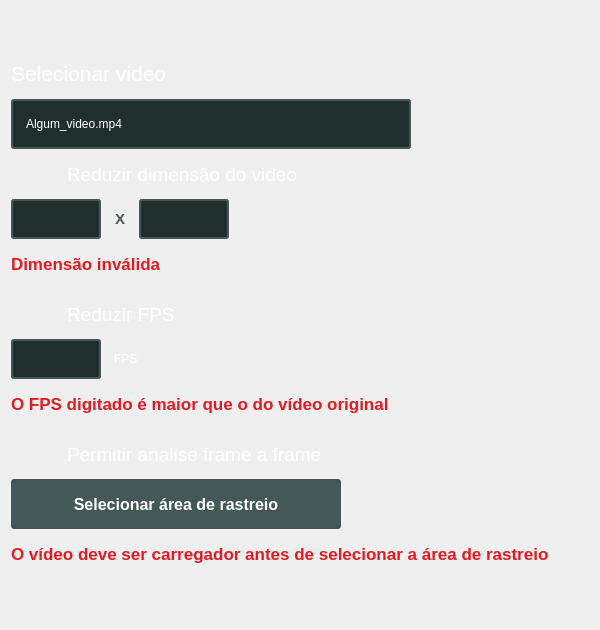
        <widget class="QFrame" name="frame_1">
         <property name="enabled">
          <bool>true</bool>
         </property>
         <property name="minimumSize">
          <size>
           <width>600</width>
           <height>580</height>
          </size>
         </property>
         <property name="styleSheet">
          <string notr="true">border: none</string>
         </property>
         <property name="frameShape">
          <enum>QFrame::StyledPanel</enum>
         </property>
         <property name="frameShadow">
          <enum>QFrame::Raised</enum>
         </property>
         <layout class="QVBoxLayout" name="verticalLayout_3">
          <property name="topMargin">
           <number>9</number>
          </property>
          <item>
           <layout class="QVBoxLayout" name="verticalLayout_4" stretch="0,0,0,0,0,0,0,0,0,0,0,0,0">
            <property name="spacing">
             <number>0</number>
            </property>
            <property name="sizeConstraint">
             <enum>QLayout::SetDefaultConstraint</enum>
            </property>
            <property name="topMargin">
             <number>0</number>
            </property>
            <item>
             <spacer name="verticalSpacer_7">
              <property name="orientation">
               <enum>Qt::Vertical</enum>
              </property>
              <property name="sizeHint" stdset="0">
               <size>
                <width>20</width>
                <height>40</height>
               </size>
              </property>
             </spacer>
            </item>
            <item>
             <widget class="QLabel" name="label_selecionar_video">
              <property name="minimumSize">
               <size>
                <width>0</width>
                <height>50</height>
               </size>
              </property>
              <property name="maximumSize">
               <size>
                <width>16777215</width>
                <height>50</height>
               </size>
              </property>
              <property name="font">
               <font>
                <pointsize>16</pointsize>
                <weight>50</weight>
                <bold>false</bold>
               </font>
              </property>
              <property name="mouseTracking">
               <bool>false</bool>
              </property>
              <property name="contextMenuPolicy">
               <enum>Qt::DefaultContextMenu</enum>
              </property>
              <property name="whatsThis">
               <string/>
              </property>
              <property name="styleSheet">
               <string notr="true">color: rgb(255, 255, 255);
padding-left: 0px;</string>
              </property>
              <property name="text">
               <string>Selecionar video</string>
              </property>
              <property name="textInteractionFlags">
               <set>Qt::LinksAccessibleByMouse|Qt::TextSelectableByMouse</set>
              </property>
              <property name="buddy">
               <cstring></cstring>
              </property>
             </widget>
            </item>
            <item>
             <layout class="QHBoxLayout" name="horizontalLayout_4" stretch="0,0">
              <property name="spacing">
               <number>0</number>
              </property>
              <property name="sizeConstraint">
               <enum>QLayout::SetDefaultConstraint</enum>
              </property>
              <property name="leftMargin">
               <number>0</number>
              </property>
              <property name="topMargin">
               <number>0</number>
              </property>
              <property name="rightMargin">
               <number>0</number>
              </property>
              <property name="bottomMargin">
               <number>0</number>
              </property>
              <item alignment="Qt::AlignLeft">
               <widget class="QLabel" name="label_nome_arquivo">
                <property name="sizePolicy">
                 <sizepolicy hsizetype="Fixed" vsizetype="Preferred">
                  <horstretch>0</horstretch>
                  <verstretch>0</verstretch>
                 </sizepolicy>
                </property>
                <property name="minimumSize">
                 <size>
                  <width>400</width>
                  <height>50</height>
                 </size>
                </property>
                <property name="maximumSize">
                 <size>
                  <width>400</width>
                  <height>50</height>
                 </size>
                </property>
                <property name="styleSheet">
                 <string notr="true">background: #212E2E;
border: 2px solid #445858;
border-radius: 3px;
color: rgb(255, 255, 255);
padding-left: 10px;</string>
                </property>
                <property name="text">
                 <string>Algum_video.mp4</string>
                </property>
               </widget>
              </item>
              <item alignment="Qt::AlignLeft">
               <widget class="QPushButton" name="pushButton_carregar_video">
                <property name="sizePolicy">
                 <sizepolicy hsizetype="Fixed" vsizetype="Fixed">
                  <horstretch>0</horstretch>
                  <verstretch>0</verstretch>
                 </sizepolicy>
                </property>
                <property name="minimumSize">
                 <size>
                  <width>50</width>
                  <height>50</height>
                 </size>
                </property>
                <property name="maximumSize">
                 <size>
                  <width>50</width>
                  <height>50</height>
                 </size>
                </property>
                <property name="mouseTracking">
                 <bool>true</bool>
                </property>
                <property name="toolTip">
                 <string>&lt;html&gt;&lt;head/&gt;&lt;body&gt;&lt;p&gt;&lt;span style=&quot; color:#ffffff;&quot;&gt;Carregar video&lt;/span&gt;&lt;/p&gt;&lt;/body&gt;&lt;/html&gt;</string>
                </property>
                <property name="toolTipDuration">
                 <number>-1</number>
                </property>
                <property name="statusTip">
                 <string/>
                </property>
                <property name="whatsThis">
                 <string/>
                </property>
                <property name="accessibleName">
                 <string/>
                </property>
                <property name="accessibleDescription">
                 <string/>
                </property>
                <property name="layoutDirection">
                 <enum>Qt::LeftToRight</enum>
                </property>
                <property name="styleSheet">
                 <string notr="true">
QPushButton {
	image: url(:/file_load/file.png);
	padding-left: 15px;
	
}

QPushButton:hover {
	image: url(:/file_load/file-hover.png)
}


QToolTip{
	padding: 2px;
}</string>
                </property>
                <property name="text">
                 <string/>
                </property>
                <property name="iconSize">
                 <size>
                  <width>30</width>
                  <height>30</height>
                 </size>
                </property>
                <property name="default">
                 <bool>false</bool>
                </property>
                <property name="flat">
                 <bool>true</bool>
                </property>
               </widget>
              </item>
             </layout>
            </item>
            <item>
             <widget class="QCheckBox" name="checkBox_reduzir_dimensao">
              <property name="sizePolicy">
               <sizepolicy hsizetype="Fixed" vsizetype="Fixed">
                <horstretch>0</horstretch>
                <verstretch>0</verstretch>
               </sizepolicy>
              </property>
              <property name="minimumSize">
               <size>
                <width>0</width>
                <height>50</height>
               </size>
              </property>
              <property name="maximumSize">
               <size>
                <width>16777215</width>
                <height>50</height>
               </size>
              </property>
              <property name="font">
               <font>
                <pointsize>14</pointsize>
               </font>
              </property>
              <property name="toolTip">
               <string>&lt;html&gt;&lt;head/&gt;&lt;body&gt;&lt;p&gt;&lt;span style=&quot; color:#ffffff;&quot;&gt;Reduz a resolução do vídeo, o que pode melhorar significativamente a velocidade de processamento. Isso é útil para vídeos grandes ou para computadores com recursos limitados.&lt;/span&gt;&lt;/p&gt;&lt;/body&gt;&lt;/html&gt;</string>
              </property>
              <property name="styleSheet">
               <string notr="true">QCheckBox{
	color: rgb(255, 255, 255);
	padding: 0px;
}

QCheckBox::indicator{
	width: 50px;
	height: 50px;
	border-radius: 10px;
}

QCheckBox::indicator:unchecked{
	image: url(:/checkbox/checbox_disable.png);
}

QCheckBox::indicator:checked{
	image: url(:/checkbox/checbox_enable.png);
}


QToolTip{
	padding: 2px;
}</string>
              </property>
              <property name="text">
               <string>Reduzir dimensão do video</string>
              </property>
             </widget>
            </item>
            <item>
             <layout class="QHBoxLayout" name="horizontalLayout_3">
              <property name="spacing">
               <number>0</number>
              </property>
              <property name="leftMargin">
               <number>0</number>
              </property>
              <property name="topMargin">
               <number>0</number>
              </property>
              <property name="rightMargin">
               <number>0</number>
              </property>
              <property name="bottomMargin">
               <number>0</number>
              </property>
              <item>
               <widget class="QLineEdit" name="lineEdit_dimensao_1">
                <property name="enabled">
                 <bool>true</bool>
                </property>
                <property name="minimumSize">
                 <size>
                  <width>10</width>
                  <height>40</height>
                 </size>
                </property>
                <property name="maximumSize">
                 <size>
                  <width>90</width>
                  <height>40</height>
                 </size>
                </property>
                <property name="styleSheet">
                 <string notr="true">QLineEdit{
	background: #212E2E;
	border: 2px solid #445858;
	border-radius: 3px;
	color: rgb(255, 255, 255);
	padding: 5px;
}

QLineEdit:focus{
	border: 2px solid rgb(171, 171, 171);
}</string>
                </property>
                <property name="inputMethodHints">
                 <set>Qt::ImhPreferNumbers</set>
                </property>
                <property name="inputMask">
                 <string/>
                </property>
                <property name="text">
                 <string/>
                </property>
               </widget>
              </item>
              <item>
               <widget class="QLabel" name="label_x">
                <property name="sizePolicy">
                 <sizepolicy hsizetype="Fixed" vsizetype="Fixed">
                  <horstretch>0</horstretch>
                  <verstretch>0</verstretch>
                 </sizepolicy>
                </property>
                <property name="maximumSize">
                 <size>
                  <width>40</width>
                  <height>40</height>
                 </size>
                </property>
                <property name="sizeIncrement">
                 <size>
                  <width>40</width>
                  <height>30</height>
                 </size>
                </property>
                <property name="font">
                 <font>
                  <pointsize>11</pointsize>
                  <weight>75</weight>
                  <bold>true</bold>
                 </font>
                </property>
                <property name="styleSheet">
                 <string notr="true">color: rgb(68, 88, 88);
margin: 10 10 10 10;
border: none;
padding: 0;</string>
                </property>
                <property name="text">
                 <string>X</string>
                </property>
               </widget>
              </item>
              <item>
               <widget class="QLineEdit" name="lineEdit_dimensao_2">
                <property name="enabled">
                 <bool>true</bool>
                </property>
                <property name="minimumSize">
                 <size>
                  <width>0</width>
                  <height>40</height>
                 </size>
                </property>
                <property name="maximumSize">
                 <size>
                  <width>90</width>
                  <height>40</height>
                 </size>
                </property>
                <property name="styleSheet">
                 <string notr="true">QLineEdit{
	background: #212E2E;
	border: 2px solid #445858;
	border-radius: 3px;
	color: rgb(255, 255, 255);
	padding: 5px;
}

QLineEdit:focus{
	border: 2px solid rgb(171, 171, 171);
}</string>
                </property>
               </widget>
              </item>
              <item>
               <spacer name="horizontalSpacer">
                <property name="orientation">
                 <enum>Qt::Horizontal</enum>
                </property>
                <property name="sizeHint" stdset="0">
                 <size>
                  <width>40</width>
                  <height>20</height>
                 </size>
                </property>
               </spacer>
              </item>
             </layout>
            </item>
            <item>
             <widget class="QLabel" name="label_erro_dimensao">
              <property name="sizePolicy">
               <sizepolicy hsizetype="Preferred" vsizetype="Fixed">
                <horstretch>0</horstretch>
                <verstretch>0</verstretch>
               </sizepolicy>
              </property>
              <property name="minimumSize">
               <size>
                <width>170</width>
                <height>50</height>
               </size>
              </property>
              <property name="maximumSize">
               <size>
                <width>550</width>
                <height>50</height>
               </size>
              </property>
              <property name="font">
               <font>
                <pointsize>13</pointsize>
                <weight>75</weight>
                <bold>true</bold>
               </font>
              </property>
              <property name="styleSheet">
               <string notr="true">color: rgb(224, 27, 36);
padding-left: 0px;</string>
              </property>
              <property name="text">
               <string>Dimensão inválida</string>
              </property>
             </widget>
            </item>
            <item>
             <widget class="QCheckBox" name="checkBox_reduzir_fps">
              <property name="sizePolicy">
               <sizepolicy hsizetype="Fixed" vsizetype="Fixed">
                <horstretch>0</horstretch>
                <verstretch>0</verstretch>
               </sizepolicy>
              </property>
              <property name="minimumSize">
               <size>
                <width>0</width>
                <height>50</height>
               </size>
              </property>
              <property name="maximumSize">
               <size>
                <width>16777215</width>
                <height>50</height>
               </size>
              </property>
              <property name="font">
               <font>
                <pointsize>14</pointsize>
               </font>
              </property>
              <property name="toolTip">
               <string>&lt;html&gt;&lt;head/&gt;&lt;body&gt;&lt;p align=&quot;justify&quot;&gt;&lt;span style=&quot; color:#ffffff;&quot;&gt;Reduzir a quantidade de frames por segundo do vídeo. &lt;/span&gt;&lt;/p&gt;&lt;p align=&quot;justify&quot;&gt;&lt;span style=&quot; color:#ffffff;&quot;&gt;A redução é ideal para melhorar o processamento e reduzir o custo computacional&lt;/span&gt;&lt;/p&gt;&lt;/body&gt;&lt;/html&gt;</string>
              </property>
              <property name="styleSheet">
               <string notr="true">QCheckBox{
	color: rgb(255, 255, 255);
	padding: 0px;
}

QCheckBox::indicator{
	width: 50px;
	height: 50px;
	border-radius: 10px;
}

QCheckBox::indicator:unchecked{
	image: url(:/checkbox/checbox_disable.png);
}

QCheckBox::indicator:checked{
	image: url(:/checkbox/checbox_enable.png);
}


QToolTip{
	padding: 2px;
}</string>
              </property>
              <property name="text">
               <string>Reduzir FPS</string>
              </property>
             </widget>
            </item>
            <item>
             <layout class="QHBoxLayout" name="horizontalLayout_5">
              <property name="spacing">
               <number>0</number>
              </property>
              <item>
               <widget class="QLineEdit" name="lineEdit_fps">
                <property name="minimumSize">
                 <size>
                  <width>90</width>
                  <height>40</height>
                 </size>
                </property>
                <property name="maximumSize">
                 <size>
                  <width>90</width>
                  <height>40</height>
                 </size>
                </property>
                <property name="styleSheet">
                 <string notr="true">QLineEdit{
	background: #212E2E;
	border: 2px solid #445858;
	border-radius: 3px;
	color: rgb(255, 255, 255);
	padding: 5px;
}

QLineEdit:focus{
	border: 2px solid rgb(171, 171, 171);
}</string>
                </property>
               </widget>
              </item>
              <item>
               <widget class="QLabel" name="label_fps">
                <property name="minimumSize">
                 <size>
                  <width>0</width>
                  <height>40</height>
                 </size>
                </property>
                <property name="maximumSize">
                 <size>
                  <width>16777215</width>
                  <height>40</height>
                 </size>
                </property>
                <property name="styleSheet">
                 <string notr="true">padding-left: 10px;
color: rgb(255, 255, 255);</string>
                </property>
                <property name="text">
                 <string>FPS</string>
                </property>
               </widget>
              </item>
              <item>
               <spacer name="horizontalSpacer_2">
                <property name="orientation">
                 <enum>Qt::Horizontal</enum>
                </property>
                <property name="sizeHint" stdset="0">
                 <size>
                  <width>40</width>
                  <height>20</height>
                 </size>
                </property>
               </spacer>
              </item>
             </layout>
            </item>
            <item>
             <widget class="QLabel" name="label_erro_fps">
              <property name="sizePolicy">
               <sizepolicy hsizetype="Fixed" vsizetype="Fixed">
                <horstretch>0</horstretch>
                <verstretch>0</verstretch>
               </sizepolicy>
              </property>
              <property name="minimumSize">
               <size>
                <width>0</width>
                <height>50</height>
               </size>
              </property>
              <property name="maximumSize">
               <size>
                <width>16777215</width>
                <height>50</height>
               </size>
              </property>
              <property name="font">
               <font>
                <pointsize>13</pointsize>
                <weight>75</weight>
                <bold>true</bold>
               </font>
              </property>
              <property name="styleSheet">
               <string notr="true">color: rgb(224, 27, 36);
padding-left: 0px;</string>
              </property>
              <property name="text">
               <string>O FPS digitado é maior que o do vídeo original</string>
              </property>
             </widget>
            </item>
            <item>
             <widget class="QCheckBox" name="checkBox_analise_frame_a_frame">
              <property name="sizePolicy">
               <sizepolicy hsizetype="Fixed" vsizetype="Fixed">
                <horstretch>0</horstretch>
                <verstretch>0</verstretch>
               </sizepolicy>
              </property>
              <property name="minimumSize">
               <size>
                <width>0</width>
                <height>50</height>
               </size>
              </property>
              <property name="maximumSize">
               <size>
                <width>16777215</width>
                <height>50</height>
               </size>
              </property>
              <property name="font">
               <font>
                <pointsize>14</pointsize>
               </font>
              </property>
              <property name="toolTip">
               <string>&lt;html&gt;&lt;head/&gt;&lt;body&gt;&lt;p align=&quot;justify&quot;&gt;&lt;span style=&quot; color:#ffffff;&quot;&gt;Essa função salva todos os rastreamentos de pessoas em todos os quadros de um vídeo. &lt;/span&gt;&lt;/p&gt;&lt;p align=&quot;justify&quot;&gt;&lt;span style=&quot; color:#ffffff;&quot;&gt;OBS: Essa operação pode aumentar significativamente o consumo de memória.&lt;/span&gt;&lt;/p&gt;&lt;/body&gt;&lt;/html&gt;</string>
              </property>
              <property name="styleSheet">
               <string notr="true">QCheckBox{
	color: rgb(255, 255, 255);
	padding: 0px;
}

QCheckBox::indicator{
	width: 50px;
	height: 50px;
	border-radius: 10px;
}

QCheckBox::indicator:unchecked{
	image: url(:/checkbox/checbox_disable.png);
}

QCheckBox::indicator:checked{
	image: url(:/checkbox/checbox_enable.png);
}


QToolTip{
	padding: 2px;
}</string>
              </property>
              <property name="text">
               <string>Permitir analise frame a frame</string>
              </property>
             </widget>
            </item>
            <item>
             <widget class="QPushButton" name="pushButton_selecionar_area">
              <property name="minimumSize">
               <size>
                <width>330</width>
                <height>50</height>
               </size>
              </property>
              <property name="maximumSize">
               <size>
                <width>330</width>
                <height>50</height>
               </size>
              </property>
              <property name="font">
               <font>
                <pointsize>12</pointsize>
                <weight>75</weight>
                <bold>true</bold>
               </font>
              </property>
              <property name="mouseTracking">
               <bool>true</bool>
              </property>
              <property name="toolTip">
               <string notr="true">&lt;html&gt;&lt;head/&gt;&lt;body&gt;&lt;p&gt;&lt;span style=&quot; color:#ffffff;&quot;&gt;Define a área especifica do vídeo para rastrear as pessoas &lt;/span&gt;&lt;/p&gt;&lt;/body&gt;&lt;/html&gt;</string>
              </property>
              <property name="styleSheet">
               <string notr="true">QPushButton{
	background: rgb(68, 88, 88);
	border-radius: 3px;
	color: rgb(255, 255, 255);

	padding: 10px;

}

QPushButton:hover{
	background: rgb(47, 61, 61);
}


QToolTip{
	padding: 2px;
}


</string>
              </property>
              <property name="text">
               <string>Selecionar área de rastreio</string>
              </property>
              <property name="icon">
               <iconset resource="icons/create.qrc">
                <normaloff>:/eye/eyeicon.png</normaloff>:/eye/eyeicon.png</iconset>
              </property>
              <property name="iconSize">
               <size>
                <width>30</width>
                <height>30</height>
               </size>
              </property>
              <property name="autoDefault">
               <bool>false</bool>
              </property>
              <property name="default">
               <bool>false</bool>
              </property>
              <property name="flat">
               <bool>false</bool>
              </property>
             </widget>
            </item>
            <item>
             <widget class="QLabel" name="label_erro_area_rastreio">
              <property name="enabled">
               <bool>true</bool>
              </property>
              <property name="sizePolicy">
               <sizepolicy hsizetype="Preferred" vsizetype="Fixed">
                <horstretch>0</horstretch>
                <verstretch>0</verstretch>
               </sizepolicy>
              </property>
              <property name="minimumSize">
               <size>
                <width>0</width>
                <height>50</height>
               </size>
              </property>
              <property name="maximumSize">
               <size>
                <width>16777215</width>
                <height>50</height>
               </size>
              </property>
              <property name="font">
               <font>
                <pointsize>13</pointsize>
                <weight>75</weight>
                <bold>true</bold>
               </font>
              </property>
              <property name="styleSheet">
               <string notr="true">color: rgb(224, 27, 36);
padding-left: 0px;</string>
              </property>
              <property name="text">
               <string>O vídeo deve ser carregador antes de selecionar a área de rastreio</string>
              </property>
             </widget>
            </item>
            <item>
             <spacer name="verticalSpacer_6">
              <property name="orientation">
               <enum>Qt::Vertical</enum>
              </property>
              <property name="sizeHint" stdset="0">
               <size>
                <width>20</width>
                <height>40</height>
               </size>
              </property>
             </spacer>
            </item>
           </layout>
          </item>
         </layout>
        </widget>
